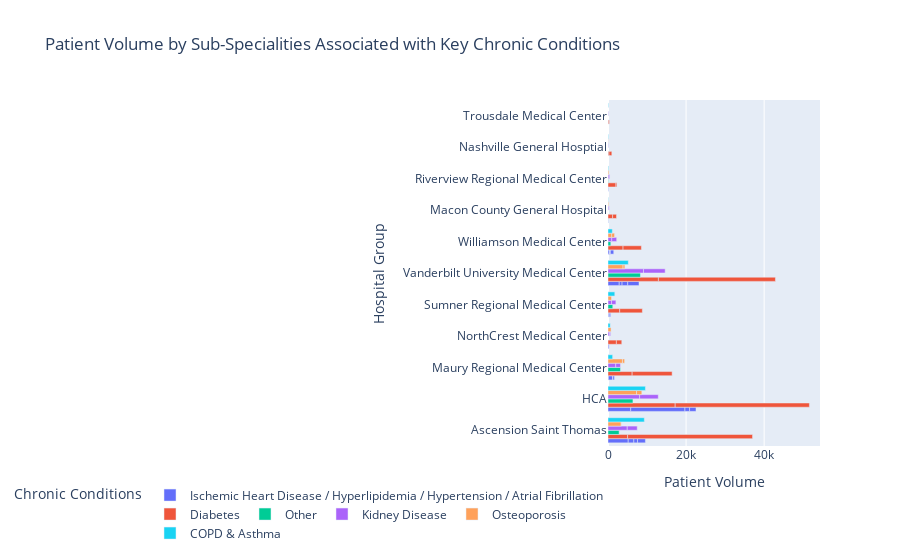

The cell this chart's notebook holds for it:
### Code cell
df = cond_spec.rename(columns={"medical_conditions":"Chronic Conditions",
                               "hospital_group":"Hospital Group",
                               "total_patients":"Patient Volume",
                               "from_display_name":"NUCC Sub-Speciality"})
fig = px.bar(df, 
             x='Patient Volume', 
             color='Chronic Conditions',
             y='Hospital Group',
            title='Patient Volume by Sub-Specialities Associated with Key Chronic Conditions')

fig.update_layout(barmode='group')
fig.update_layout(legend=dict(
    orientation="h",
   ## yanchor="top",
    ##y=1.02,
    xanchor="right",
  # x=1
))
fig.show()

### Figure 1 — Plotly figure (JSON) as saved in the notebook; plotly's stock layout.template omitted (floating-point values rounded to 4 significant figures)
{"data": [{"alignmentgroup": "True", "hovertemplate": "Chronic Conditions=Ischemic Heart Disease / Hyperlipidemia / Hypertension / Atrial Fibrillation<br>Patient Volume=%{x}<br>Hospital Group=%{y}<extra></extra>", "legendgroup": "Ischemic Heart Disease / Hyperlipidemia / Hypertension / Atrial Fibrillation", "marker": {"color": "#636efa"}, "name": "Ischemic Heart Disease / Hyperlipidemia / Hypertension / Atrial Fibrillation", "offsetgroup": "Ischemic Heart Disease / Hyperlipidemia / Hypertension / Atrial Fibrillation", "orientation": "h", "showlegend": true, "textposition": "auto", "type": "bar", "x": [5180, 5820, 104, 72, 147, 2874, 357, 1441, 13896, 71, 1062, 213, 99, 349, 730, 199, 950, 1182, 41, 63, 200, 1448, 45, 2016, 1644, 410, 2889, 875], "xaxis": "x", "y": ["Ascension Saint Thomas", "HCA", "Maury Regional Medical Center", "NorthCrest Medical Center", "Sumner Regional Medical Center", "Vanderbilt University Medical Center", "Williamson Medical Center", "Ascension Saint Thomas", "HCA", "Macon County General Hospital", "Maury Regional Medical Center", "NorthCrest Medical Center", "Riverview Regional Medical Center", "Sumner Regional Medical Center", "Vanderbilt University Medical Center", "Williamson Medical Center", "Ascension Saint Thomas", "HCA", "Macon County General Hospital", "Maury Regional Medical Center", "Sumner Regional Medical Center", "Vanderbilt University Medical Center", "Williamson Medical Center", "Ascension Saint Thomas", "HCA", "Maury Regional Medical Center", "Vanderbilt University Medical Center", "Williamson Medical Center"], "yaxis": "y"}, {"alignmentgroup": "True", "hovertemplate": "Chronic Conditions=Diabetes<br>Patient Volume=%{x}<br>Hospital Group=%{y}<extra></extra>", "legendgroup": "Diabetes", "marker": {"color": "#EF553B"}, "name": "Diabetes", "offsetgroup": "Diabetes", "orientation": "h", "showlegend": true, "textposition": "auto", "type": "bar", "x": [5016, 17211, 1184, 6187, 248, 2148, 2036, 3001, 223, 12912, 3857, 32010, 34381, 994, 10244, 733, 1381, 245, 5801, 148, 29980, 4702], "xaxis": "x", "y": ["Ascension Saint Thomas", "HCA", "Macon County General Hospital", "Maury Regional Medical Center", "Nashville General Hosptial", "NorthCrest Medical Center", "Riverview Regional Medical Center", "Sumner Regional Medical Center", "Trousdale Medical Center", "Vanderbilt University Medical Center", "Williamson Medical Center", "Ascension Saint Thomas", "HCA", "Macon County General Hospital", "Maury Regional Medical Center", "Nashville General Hosptial", "NorthCrest Medical Center", "Riverview Regional Medical Center", "Sumner Regional Medical Center", "Trousdale Medical Center", "Vanderbilt University Medical Center", "Williamson Medical Center"], "yaxis": "y"}, {"alignmentgroup": "True", "hovertemplate": "Chronic Conditions=Other<br>Patient Volume=%{x}<br>Hospital Group=%{y}<extra></extra>", "legendgroup": "Other", "marker": {"color": "#00cc96"}, "name": "Other", "offsetgroup": "Other", "orientation": "h", "showlegend": true, "textposition": "auto", "type": "bar", "x": [2845, 6391, 3200, 95, 1223, 8315, 716], "xaxis": "x", "y": ["Ascension Saint Thomas", "HCA", "Maury Regional Medical Center", "Riverview Regional Medical Center", "Sumner Regional Medical Center", "Vanderbilt University Medical Center", "Williamson Medical Center"], "yaxis": "y"}, {"alignmentgroup": "True", "hovertemplate": "Chronic Conditions=Kidney Disease<br>Patient Volume=%{x}<br>Hospital Group=%{y}<extra></extra>", "legendgroup": "Kidney Disease", "marker": {"color": "#ab63fa"}, "name": "Kidney Disease", "offsetgroup": "Kidney Disease", "orientation": "h", "showlegend": true, "textposition": "auto", "type": "bar", "x": [4933, 8102, 245, 1988, 118, 358, 281, 909, 93, 9085, 952, 2556, 4776, 55, 1216, 66, 299, 182, 1115, 5559, 1272], "xaxis": "x", "y": ["Ascension Saint Thomas", "HCA", "Macon County General Hospital", "Maury Regional Medical Center", "Nashville General Hosptial", "NorthCrest Medical Center", "Riverview Regional Medical Center", "Sumner Regional Medical Center", "Trousdale Medical Center", "Vanderbilt University Medical Center", "Williamson Medical Center", "Ascension Saint Thomas", "HCA", "Macon County General Hospital", "Maury Regional Medical Center", "Nashville General Hosptial", "NorthCrest Medical Center", "Riverview Regional Medical Center", "Sumner Regional Medical Center", "Vanderbilt University Medical Center", "Williamson Medical Center"], "yaxis": "y"}, {"alignmentgroup": "True", "hovertemplate": "Chronic Conditions=Osteoporosis<br>Patient Volume=%{x}<br>Hospital Group=%{y}<extra></extra>", "legendgroup": "Osteoporosis", "marker": {"color": "#FFA15A"}, "name": "Osteoporosis", "offsetgroup": "Osteoporosis", "orientation": "h", "showlegend": true, "textposition": "auto", "type": "bar", "x": [3378, 7325, 157, 3703, 51, 785, 216, 904, 3852, 945, 63, 1337, 556, 31, 473, 733], "xaxis": "x", "y": ["Ascension Saint Thomas", "HCA", "Macon County General Hospital", "Maury Regional Medical Center", "Nashville General Hosptial", "NorthCrest Medical Center", "Riverview Regional Medical Center", "Sumner Regional Medical Center", "Vanderbilt University Medical Center", "Williamson Medical Center", "Ascension Saint Thomas", "HCA", "Maury Regional Medical Center", "Nashville General Hosptial", "Vanderbilt University Medical Center", "Williamson Medical Center"], "yaxis": "y"}, {"alignmentgroup": "True", "hovertemplate": "Chronic Conditions=COPD & Asthma<br>Patient Volume=%{x}<br>Hospital Group=%{y}<extra></extra>", "legendgroup": "COPD & Asthma", "marker": {"color": "#19d3f3"}, "name": "COPD & Asthma", "offsetgroup": "COPD & Asthma", "orientation": "h", "showlegend": true, "textposition": "auto", "type": "bar", "x": [9310, 9587, 67, 1187, 91, 572, 133, 1739, 91, 5206, 1104], "xaxis": "x", "y": ["Ascension Saint Thomas", "HCA", "Macon County General Hospital", "Maury Regional Medical Center", "Nashville General Hosptial", "NorthCrest Medical Center", "Riverview Regional Medical Center", "Sumner Regional Medical Center", "Trousdale Medical Center", "Vanderbilt University Medical Center", "Williamson Medical Center"], "yaxis": "y"}], "layout": {"barmode": "group", "legend": {"orientation": "h", "title": {"text": "Chronic Conditions"}, "tracegroupgap": 0, "xanchor": "right"}, "title": {"text": "Patient Volume by Sub-Specialities Associated with Key Chronic Conditions"}, "xaxis": {"anchor": "y", "domain": [0, 1], "title": {"text": "Patient Volume"}}, "yaxis": {"anchor": "x", "domain": [0, 1], "title": {"text": "Hospital Group"}}}}
